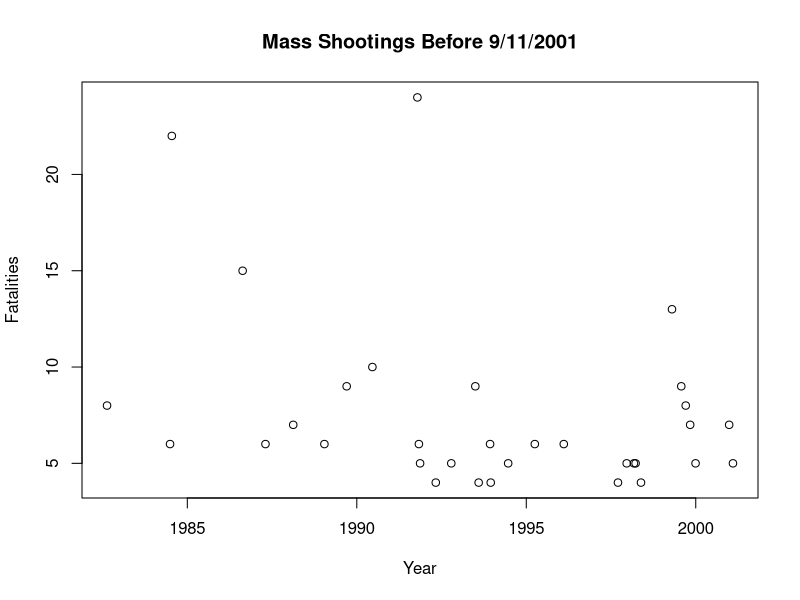
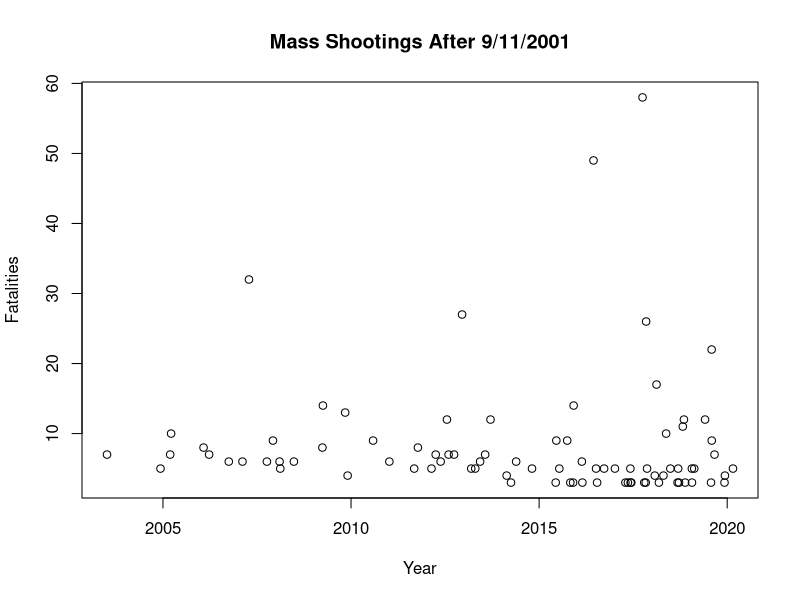
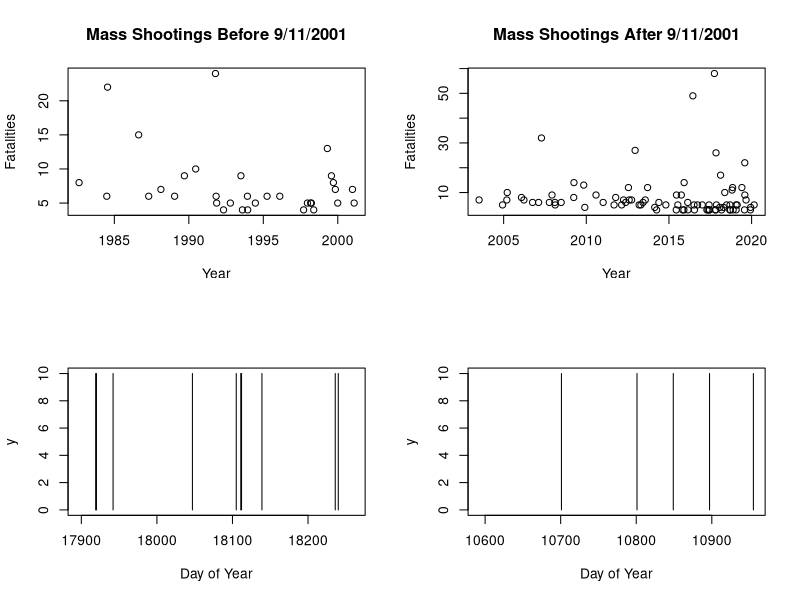
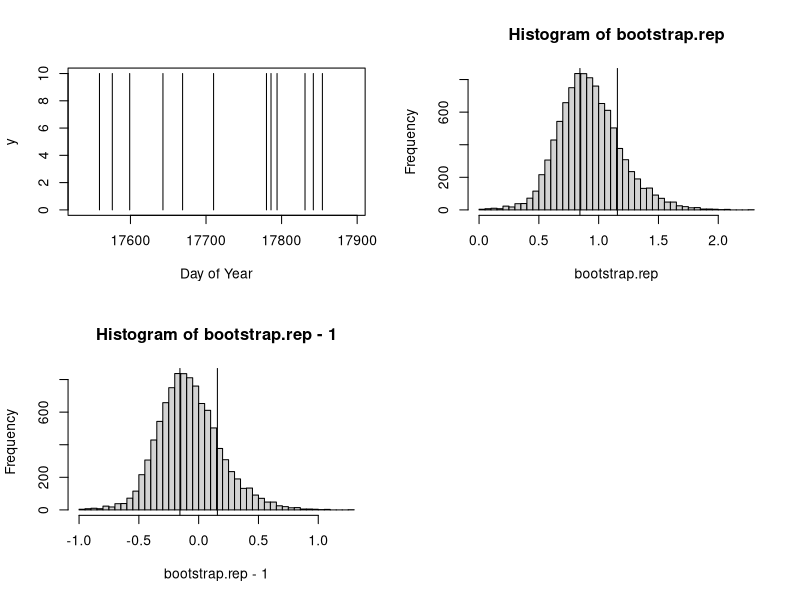
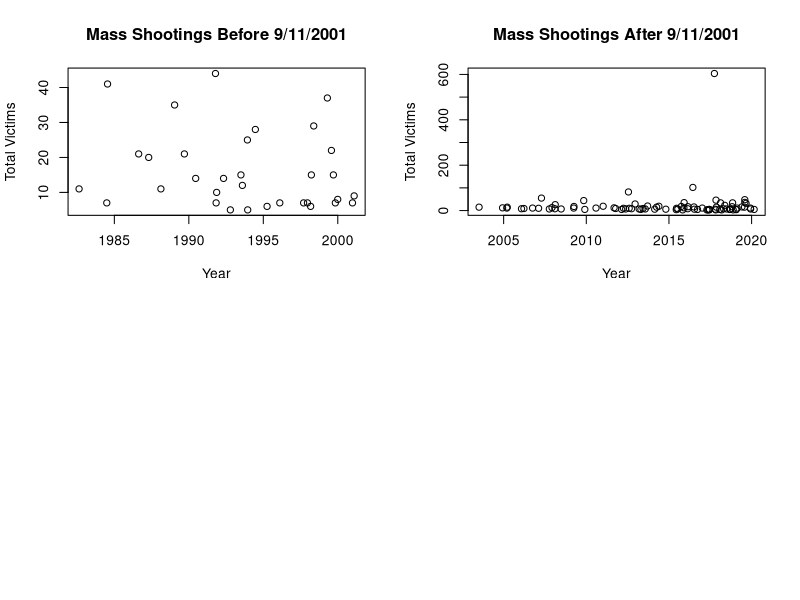
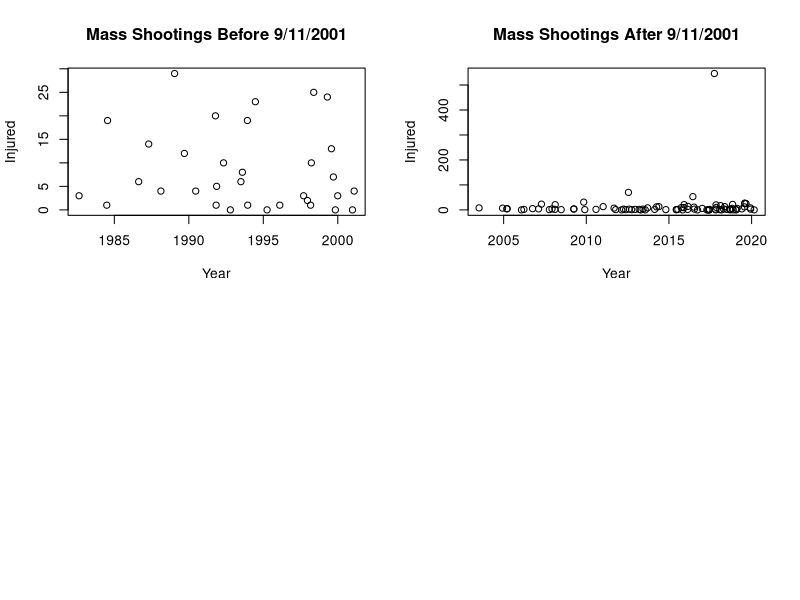

Recreate these plots in R, in order.
## ---- chunk 1
shootings.dataset<-read.csv("data.csv") #importing the dataset 
shootings.dataset
## ---- chunk 2
# install.packages('dplyr') # this package contains the mutate function which we used below 

library(dplyr)

shootings.dataset <- mutate(shootings.dataset, date= as.Date(date, format = "%m/%d/%Y"))
shootings.dataset$date # converting the dates in the data set to actual dates in R
## ---- chunk 3
a <- shootings.dataset[86:118, 3]

b <- shootings.dataset[86:118, 5]

plot(a, b, main = "Mass Shootings Before 9/11/2001",xlab = "Year", ylab = "Fatalities")
## ---- chunk 4
x <- shootings.dataset[1:85, 3]

y <- shootings.dataset[1:85, 5]

plot(x, y,main = "Mass Shootings After 9/11/2001", xlab = "Year", ylab = "Fatalities")
## ---- chunk 5
par(mfrow=c(2,2))
plot(a, b, main = "Mass Shootings Before 9/11/2001",xlab = "Year", ylab = "Fatalities")
plot(x, y,main = "Mass Shootings After 9/11/2001", xlab = "Year", ylab = "Fatalities")
## ---- chunk 6
from.date <- as.Date('2019-01-01', format = "%Y-%m-%d")
to.date <- as.Date('2019-12-31', format = "%Y-%m-%d")

plot(NA, xlim=c(from.date, to.date), ylim=c(0,10), xlab="Day of Year", ylab="y")

segments(shootings.dataset$date, 0, y1=10)
## ---- chunk 7
from.date.1 <- as.Date('1999-01-01', format = "%Y-%m-%d")
to.date.1 <- as.Date('1999-12-31', format = "%Y-%m-%d")

plot(NA, xlim=c(from.date.1, to.date.1), ylim=c(0,10), xlab="Day of Year", ylab="y")

segments(shootings.dataset$date, 0, y1=10)
## ---- chunk 8
from.date.2 <- as.Date('2018-01-01', format = "%Y-%m-%d")
to.date.2 <- as.Date('2018-12-31', format = "%Y-%m-%d")

plot(NA, xlim=c(from.date.2, to.date.2), ylim=c(0,10), xlab="Day of Year", ylab="y")

segments(shootings.dataset$date, 0, y1=10)
## ---- chunk 9
tau.2019 <- as.numeric(-diff(shootings.dataset$date[2:11])) #Calculating the time between two successive mass shootings in the year 2019

tau.sd<- sd(tau.2019) 
tau.mean <- mean(tau.2019)

coef.variation <- tau.sd/tau.mean # Calculating the coefficient of variation for 2019

coef.variation-1
## ---- chunk 10
bootstrap.coef.var <- function(days, shootings){
  
  boot.coef <- rbinom(days, 1, shootings/days)

  if((length(which(boot.coef == 1)) == 0) || (length(which(boot.coef == 1)) == 1) || (length(which(boot.coef == 1)) == 2)){
    return(NA)
  } else {
    
  tau.boot <- diff(which(boot.coef == 1))-1

  tau.boot.sd <- sd(tau.boot)
  tau.boot.mean <- mean(tau.boot)
  tau.boot.variation <- (tau.boot.sd/tau.boot.mean)
  
  return(tau.boot.variation)
  }
}

bootstrap.rep <- replicate(10000, bootstrap.coef.var(365, 10))

hist(bootstrap.rep, breaks="FD")
abline(v=coef.variation)
abline(v=2-coef.variation)
## ---- chunk 11
hist(bootstrap.rep-1, breaks="FD")
abline(v=coef.variation-1)
abline(v=-coef.variation+1)
## ---- chunk 12
bootstrap.pval<-function(days,shootings,coef.variation){
  
  bootstrap.rep<-replicate(10000, bootstrap.coef.var(days,shootings))
  
  right.tail <- bootstrap.rep-1 >= abs(coef.variation-1) # true=values to the right of the hist 
  left.tail <- bootstrap.rep-1 <= -abs(coef.variation-1) # true=values to the left of the hist 
  right.tail | left.tail # TRUE where they're in the right tail OR left tail
  
  pval<-(sum(right.tail | left.tail, na.rm=TRUE))/sum(!is.na(bootstrap.rep)) #p value 

  return(pval)
}

bootstrap.pval(365,10,coef.variation)
## ---- chunk 13
tau.2015 <- as.numeric(-diff(shootings.dataset$date[41:47])) #Calculating the time between two successive mass shootings in the year 2015

tau.sd<- sd(tau.2015) 
tau.mean <- mean(tau.2015)

coef.variation.2015 <- tau.sd/tau.mean # Calculating the coefficient of variation for 2015

## ---- chunk 14
a <- shootings.dataset[86:118, 3] 

d <- shootings.dataset[86:118, 7]

x <- shootings.dataset[1:85, 3]

w <- shootings.dataset[1:85, 7]

par(mfrow=c(2,2))

plot(a, d, main = "Mass Shootings Before 9/11/2001",xlab = "Year", ylab = "Total Victims")
plot(x, w, main = "Mass Shootings After 9/11/2001", xlab = "Year", ylab = "Total Victims")
## ---- chunk 15
a<- shootings.dataset[86:118, 3] 

c<- shootings.dataset[86:118, 6]

x <- shootings.dataset[1:85, 3]

y<- shootings.dataset[1:85, 6]

par(mfrow=c(2,2))

plot(a, c, main = "Mass Shootings Before 9/11/2001",xlab = "Year", ylab = "Injured")
plot(x, y, main = "Mass Shootings After 9/11/2001", xlab = "Year", ylab = "Injured")
